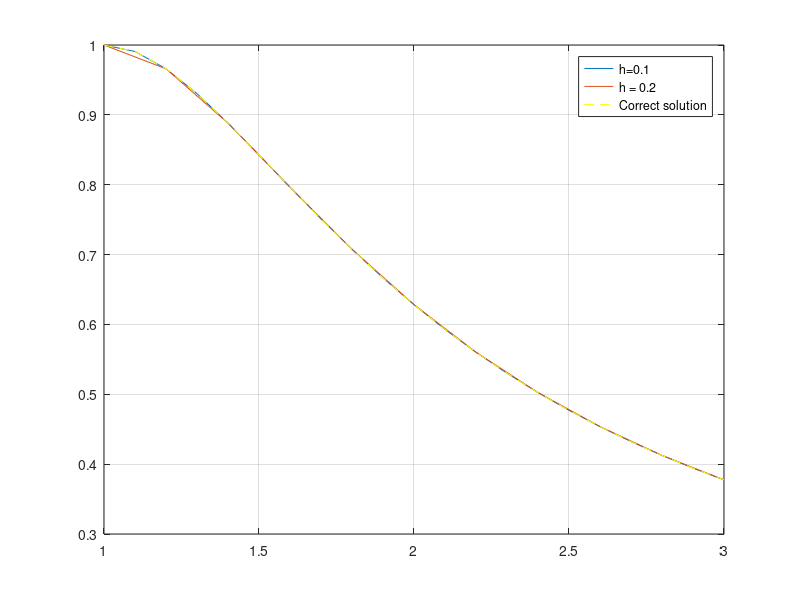
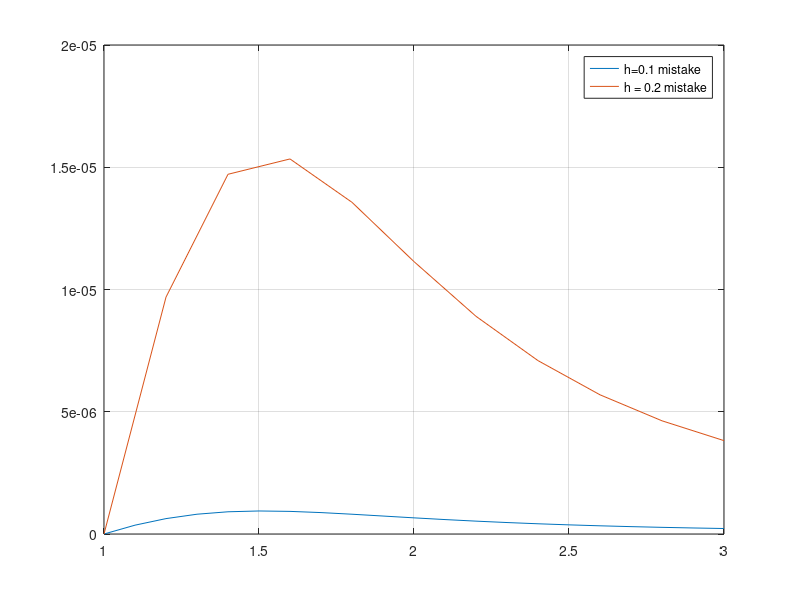
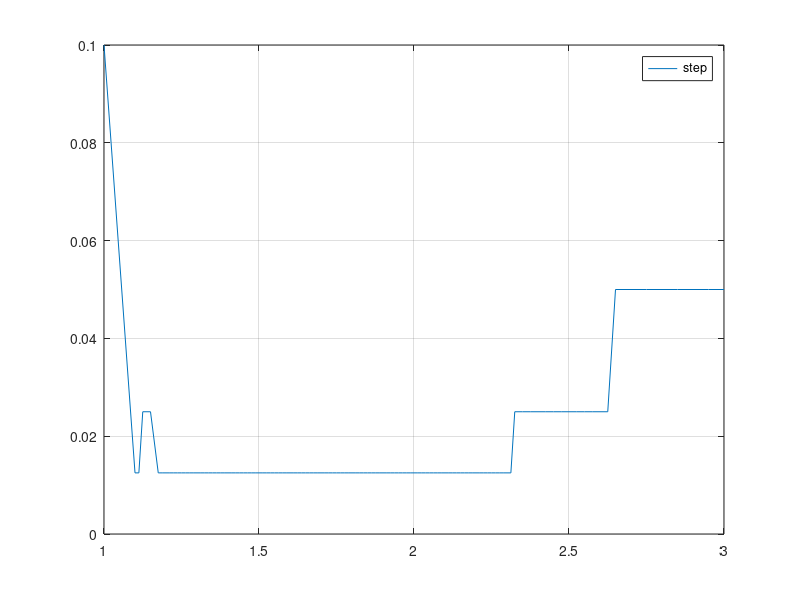
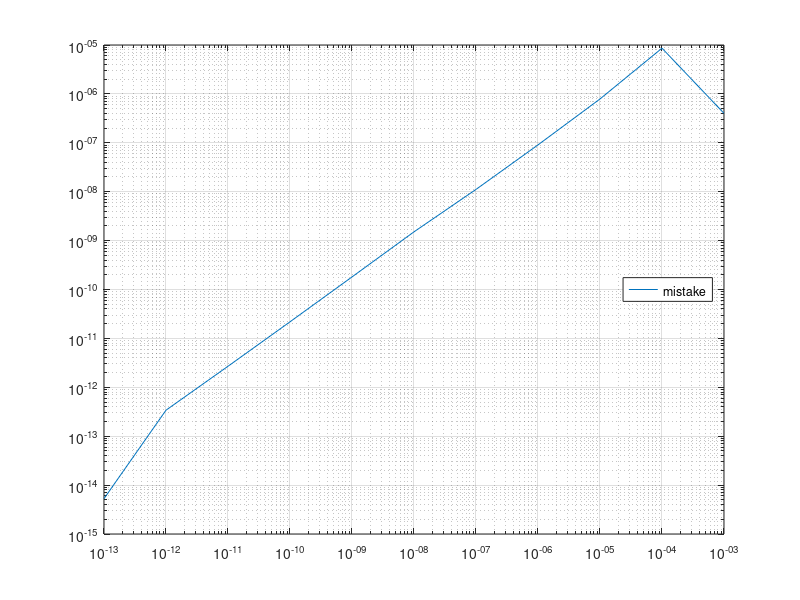

Reproduce these figures in MATLAB, in order.
table1 = dlmread("output1.txt");
table2 = dlmread("output2.txt");
table3 = dlmread("output3.txt");
table4 = dlmread("output4.txt");

xh1 = table1(:, 1);
yh1Method = table1(:, 2);
Correct = table1(:, 3);
h1Mistake = table1(:, 4);

xh2 = table2(:, 1);
yh2Method = table2(:, 2);
h2Mistake = table2(:, 4);

xh = table3(:,1);
h = table3(:,2);

delta = table4(:,1);
Mistake = table4(:,2);

%график 1 - результат метода
plot(xh1, yh1Method);
hold on;
grid on;
plot(xh2,yh2Method);
plot(xh1, Correct, "y--");
legend("h=0.1", "h = 0.2", "Correct solution")

%график 2 - ошибка метода
figure;
plot(xh1, h1Mistake);
hold on;
grid on;
plot(xh2, h2Mistake);
legend("h=0.1 mistake", "h = 0.2 mistake")

% график 3 - шаг от отрезка
figure;
plot(xh,h);
grid on;
legend("step");

%график 4 - ошибка от точности
figure;
loglog(delta, Mistake);
grid on;
legend("mistake", "Location", "east")






